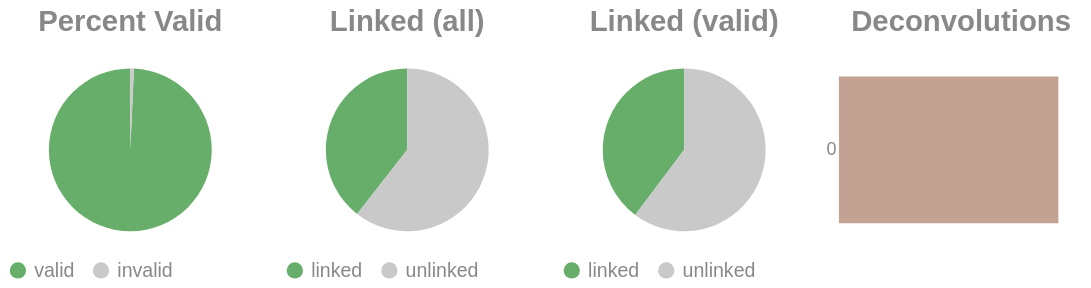

Notebook code for this chart:
### Code cell
if SKIPLR:
    pass
else:
    clash = Counter()
    for i in valids['molecule'].to_list():
        _mol = i.split("-")
        if len(_mol) == 1:
            clash.update('0')
        else:
            clash.update(_mol[-1])

    _d = {"deconvolutions": [], 'count': []}
    for k,v in clash.items():
        _d['deconvolutions'].append(k)
        _d['count'].append(v)

    tot_valid = valids['reads'].sum()
    mask = valids['reads'] >= 2
    n_linked_reads = valids.filter(mask)['reads'].sum()
    if n_linked_reads == 0:
        print_html("No linked molecules (>=2 reads) were detected; skipping linked-only distributions.")
        SKIPLR = True
    else:
        perc_valid = round(tot_valid / n_reads, 4)
        linked_perc_abs = round(n_linked_reads / n_reads, 4)
        linked_perc = round(n_linked_reads / tot_valid, 4)

    _valid = pl.DataFrame({"valids": ['valid', 'invalid'], "count": [tot_valid, n_reads - tot_valid]})
    _linked_abs = pl.DataFrame({"linked (absolute)": ['linked', 'unlinked'], "count": [n_linked_reads, n_reads - n_linked_reads]})
    _linked_rel = pl.DataFrame({"linked (valids)": ['linked', 'unlinked'], "count": [n_linked_reads, tot_valid - n_linked_reads]})

    (
        alt.hconcat(
            piechart(_valid, goodval = 'valid', title = "Percent Valid"),
            piechart(_linked_abs, goodval = "linked", title =  "Linked (all)"),
            piechart(_linked_rel, goodval = "linked", title =  "Linked (valid)"),
            convolutionbar(pl.DataFrame(_d), title = "Deconvolutions"),
            center = True,
            bounds = 'flush'
        )
        .resolve_scale(color='independent')
        .resolve_legend('independent')
        .properties(usermeta={'embedOptions': {"actions": False}})
    ).display()

### Figure 1 — Vega-Lite specification as saved in the notebook (floating-point values rounded to 4 significant figures)
{"width": "container", "height": 400, "config": {"title": {"anchor": "start", "dy": -15, "fontSize": 18, "color": "#888888", "subtitleColor": "#888888", "subtitleFontSize": 14}, "arc": {"fill": "#0072B2"}, "axis": {"domainColor": "#888888", "domainWidth": 0.5, "gridWidth": 0.2, "grid": false, "titleFontWeight": 400, "titleFontSize": 15, "labelFontSize": 11, "labelColor": "#888888", "tickColor": "#888888", "tickWidth": 0.2, "titleColor": "#888888"}, "axisBand": {"grid": false}, "axisX": {"grid": true, "tickSize": 10, "domainCap": "round"}, "axisY": {"domain": false, "grid": true, "tickSize": 0, "domainCap": "round"}, "background": "transparent", "header": {"labelFontSize": 15, "labelColor": "#888888", "titleFontSize": 15, "titleFontWeight": 600, "titleColor": "#888888"}, "legend": {"labelFont": "sans-serif", "labelFontSize": 12, "labelColor": "#888888", "symbolSize": 100, "symbolType": "circle", "titleFontSize": 12, "titlePadding": 10, "titleColor": "#888888", "title": null}, "range": {"category": ["#E69F00", "#56B4E9", "#009E73", "#F0E442", "#0072B2", "#D55E00", "#CC79A7", "#000000"], "diverging": ["#cfe8f3", "#a2d4ec", "#73bfe2", "#46abdb", "#1696d2", "#12719e"]}, "area": {"fill": "#0072B2", "fillOpacity": 0.7, "line": true, "strokeOpacity": 0.7}, "line": {"color": "#0072B2", "stroke": "#0072B2", "strokeWidth": 2}, "trail": {"color": "#0072B2", "stroke": "#0072B2", "strokeWidth": 0, "size": 1}, "point": {"filled": true, "fillOpacity": 1.0, "size": 95}, "text": {"color": "#888888", "fontSize": 11, "align": "right", "fontWeight": 400, "size": 11}, "bar": {"fill": "#0072B2", "stroke": null}, "view": {"stroke": null, "continuousWidth": 660, "continuousHeight": 400}}, "hconcat": [{"data": {"name": "data-605e5d544b72c7a2e7bf55e4fecb0a7c"}, "mark": {"type": "arc"}, "encoding": {"color": {"field": "valids", "legend": {"orient": "bottom", "title": null}, "scale": {"domain": ["valid", "invalid"], "range": ["#68ae6b", "#C9C9C9"]}, "title": "Valids", "type": "nominal"}, "theta": {"field": "count", "type": "quantitative"}, "tooltip": [{"field": "valids", "title": "Valids", "type": "ordinal"}, {"field": "percent", "format": ".2%", "title": "Percent", "type": "quantitative"}, {"field": "count", "title": "Count", "type": "quantitative"}]}, "height": 100, "title": {"text": "Percent Valid", "align": "center", "anchor": "middle"}, "transform": [{"calculate": "datum.count / 5360373", "as": "percent"}], "width": 150}, {"data": {"name": "data-38b6cf530c96cff69e343540cbdc50e4"}, "mark": {"type": "arc"}, "encoding": {"color": {"field": "linked (absolute)", "legend": {"orient": "bottom", "title": null}, "scale": {"domain": ["linked", "unlinked"], "range": ["#68ae6b", "#C9C9C9"]}, "title": "Linked (Absolute)", "type": "nominal"}, "theta": {"field": "count", "type": "quantitative"}, "tooltip": [{"field": "linked (absolute)", "title": "Linked (Absolute)", "type": "ordinal"}, {"field": "percent", "format": ".2%", "title": "Percent", "type": "quantitative"}, {"field": "count", "title": "Count", "type": "quantitative"}]}, "height": 100, "title": {"text": "Linked (all)", "align": "center", "anchor": "middle"}, "transform": [{"calculate": "datum.count / 5360373", "as": "percent"}], "width": 150}, {"data": {"name": "data-302cd9111c065bf9b13b018f2e5b6d65"}, "mark": {"type": "arc"}, "encoding": {"color": {"field": "linked (valids)", "legend": {"orient": "bottom", "title": null}, "scale": {"domain": ["linked", "unlinked"], "range": ["#68ae6b", "#C9C9C9"]}, "title": "Linked (Valids)", "type": "nominal"}, "theta": {"field": "count", "type": "quantitative"}, "tooltip": [{"field": "linked (valids)", "title": "Linked (Valids)", "type": "ordinal"}, {"field": "percent", "format": ".2%", "title": "Percent", "type": "quantitative"}, {"field": "count", "title": "Count", "type": "quantitative"}]}, "height": 100, "title": {"text": "Linked (valid)", "align": "center", "anchor": "middle"}, "transform": [{"calculate": "datum.count / 5322479", "as": "percent"}], "width": 150}, {"data": {"name": "data-45ef5c88ac9dcc7eb2ef426bf796dfdb"}, "mark": {"type": "bar"}, "encoding": {"color": {"field": "deconvolutions", "legend": null, "scale": {"scheme": "lightgreyred"}, "type": "nominal"}, "tooltip": [{"field": "deconvolutions", "title": "Deconvolutions", "type": "ordinal"}, {"field": "percent", "format": ".2%", "title": "Percent", "type": "quantitative"}, {"field": "count", "title": "Count", "type": "quantitative"}], "x": {"axis": null, "field": "count", "type": "quantitative"}, "y": {"field": "deconvolutions", "sort": "ascending", "title": null, "type": "nominal"}}, "height": 100, "title": {"text": "Deconvolutions", "align": "center", "anchor": "middle"}, "transform": [{"calculate": "datum.count / 4041090", "as": "percent"}], "width": 150}], "bounds": "flush", "center": true, "resolve": {"legend": {"angle": "independent"}, "scale": {"color": "independent"}}, "usermeta": {"embedOptions": {"actions": false}}, "$schema": "https://vega.github.io/schema/vega-lite/v6.1.0.json", "datasets": {"data-605e5d544b72c7a2e7bf55e4fecb0a7c": [{"valids": "valid", "count": 5322479}, {"valids": "invalid", "count": 37894}], "data-38b6cf530c96cff69e343540cbdc50e4": [{"linked (absolute)": "linked", "count": 2114533}, {"linked (absolute)": "unlinked", "count": 3245840}], "data-302cd9111c065bf9b13b018f2e5b6d65": [{"linked (valids)": "linked", "count": 2114533}, {"linked (valids)": "unlinked", "count": 3207946}], "data-45ef5c88ac9dcc7eb2ef426bf796dfdb": [{"deconvolutions": "0", "count": 4041090}]}}
